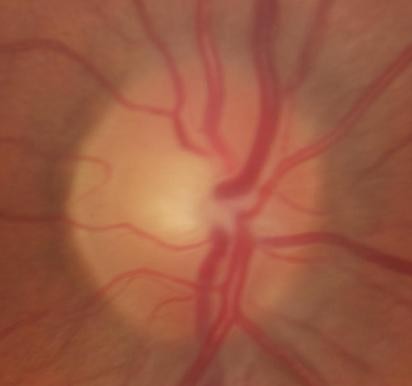
%> input picture tp6-segmentacion-supervisada/Data/images/Im005.jpg, 412 x 386 px
$ octave --eval "result = Soares2006(rgb2gray(imread('Data/images/Im005.jpg')));"   (GNU Octave 9; MATLAB toolbox functions it lacks are replaced by stand-ins)
%> lines starting %> are read from the running program, lines starting %| are printed output that depends on the picture
function [features] = Soares2006(I)
%
% Copyright (C) 2006  Jo?o Vitor Baldini Soares
%
% This program is free software; you can redistribute it and/or
% modify it under the terms of the GNU General Public License
% as published by the Free Software Foundation; either version 2
% of the License, or (at your option) any later version.
%
% This program is distributed in the hope that it will be useful,
% but WITHOUT ANY WARRANTY; without even the implied warranty of
% MERCHANTABILITY or FITNESS FOR A PARTICULAR PURPOSE.  See the
% GNU General Public License for more details.
%
% You should have received a copy of the GNU General Public License
% along with this program; if not, write to the Free Software
% Foundation, Inc., 51 Franklin Street, Fifth Floor,
% Boston, MA 02110-1301, USA.
%


scales = [5 6 7 8 9 10];
I = im2double(I);
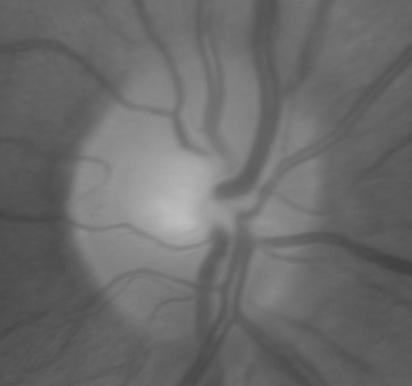
%> I: size 386x412 double; min 0.255, max 0.741, mean 0.421

% Inverting so vessels become brighter.
I = 1 - I;
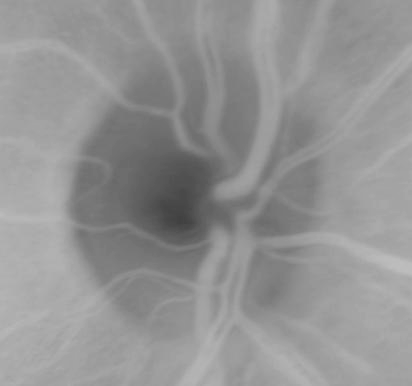
%> I: size 386x412 double; min 0.259, max 0.745, mean 0.579

features = [];

% Below, creates the maximum wavelet response over angles and adds
% them as pixel features
bigimg = I;
fimg = fft2(bigimg);

k0x = 0;

for k0y = [3]
  for a = scales
    for epsilon = [4]
      % Maximum transform over angles.
      trans = maxmorlet(fimg, a, epsilon, [k0x k0y], 10);

      % Adding to features
      features = cat(3, features, trans);
    end
  end
end

features = max(features, [], 3);
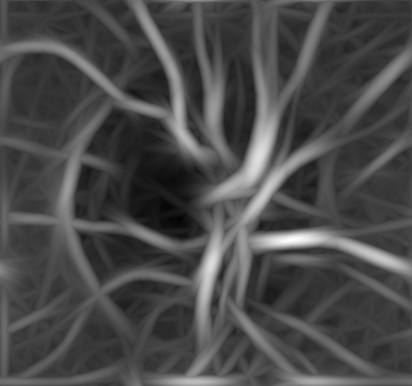
%> features: size 386x412 double; min 0.372, max 3.14, mean 1.18; drawn with min black and max white

$ run again, on tp6-segmentacion-supervisada/Data/images/Im008.jpg
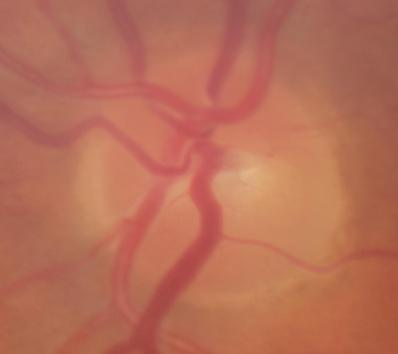
%> input picture tp6-segmentacion-supervisada/Data/images/Im008.jpg, 398 x 354 px
%> in Soares2006, `I = 1 - I;`:
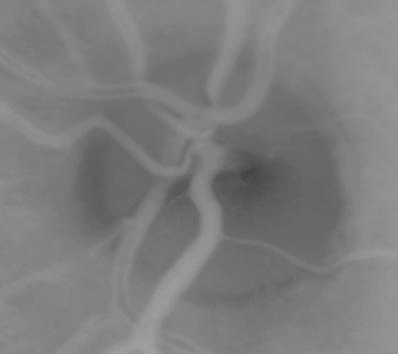
%> I: size 354x398 double; min 0.259, max 0.627, mean 0.491
%> in Soares2006, `features = max(features, [], 3);`:
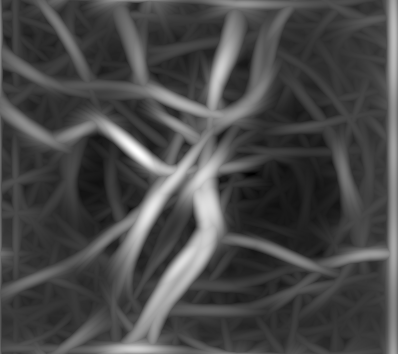
%> features: size 354x398 double; min 0.41, max 2.38, mean 0.978; drawn with min black and max white

$ run again, on tp6-segmentacion-supervisada/Data/images/Im013.jpg
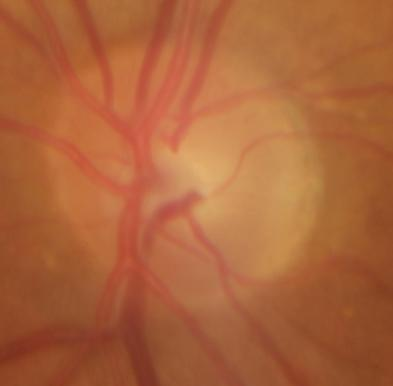
%> input picture tp6-segmentacion-supervisada/Data/images/Im013.jpg, 393 x 386 px
%> in Soares2006, `I = 1 - I;`:
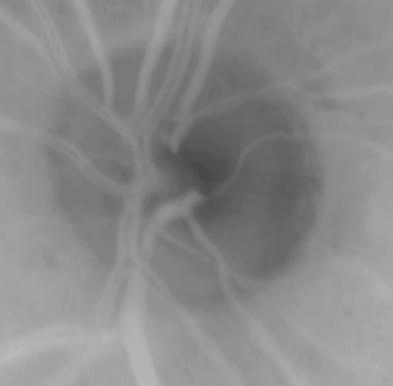
%> I: size 386x393 double; min 0.275, max 0.725, mean 0.541
%> in Soares2006, `features = max(features, [], 3);`:
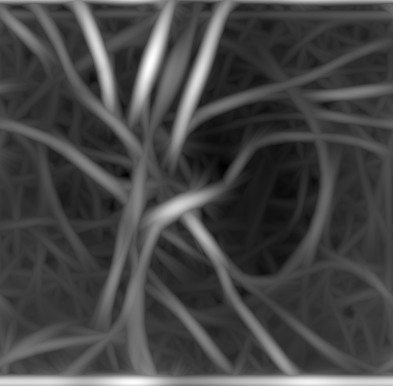
%> features: size 386x393 double; min 0.418, max 2.95, mean 1.11; drawn with min black and max white

$ run again, on tp6-segmentacion-supervisada/Data/images/Im015.jpg
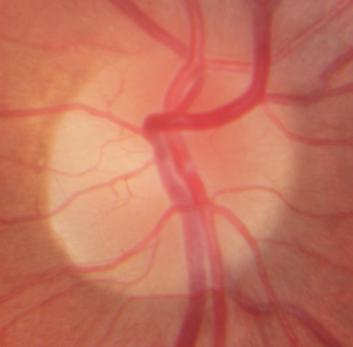
%> input picture tp6-segmentacion-supervisada/Data/images/Im015.jpg, 353 x 347 px
%> in Soares2006, `I = 1 - I;`:
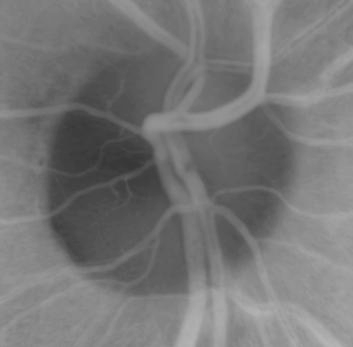
%> I: size 347x353 double; min 0.216, max 0.718, mean 0.466
%> in Soares2006, `features = max(features, [], 3);`:
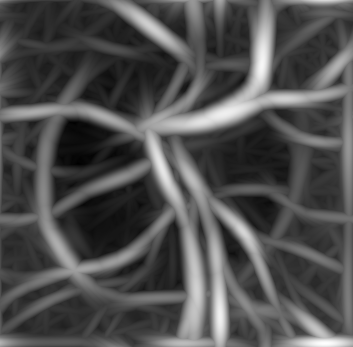
%> features: size 347x353 double; min 0.319, max 3.35, mean 1.27; drawn with min black and max white
